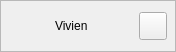
<?xml version="1.0" encoding="UTF-8"?>
<ui version="4.0">
 <class>UserCardComponent</class>
 <widget class="QCustomComponent" name="UserCardComponent">
  <property name="geometry"><rect><x>0</x><y>0</y><width>176</width><height>52</height></rect></property>
  <layout class="QVBoxLayout" name="userCardOuter">
   <property name="spacing"><number>0</number></property>
   <property name="leftMargin"><number>0</number></property>
   <property name="topMargin"><number>0</number></property>
   <property name="rightMargin"><number>0</number></property>
   <property name="bottomMargin"><number>0</number></property>
   <item>
    <widget class="QFrame" name="userCard">
     <property name="minimumSize"><size><width>0</width><height>52</height></size></property>
     <property name="frameShape"><enum>QFrame::StyledPanel</enum></property>
     <layout class="QHBoxLayout" name="userRow">
      <property name="spacing"><number>10</number></property>
      <property name="leftMargin"><number>6</number></property>
      <property name="topMargin"><number>4</number></property>
      <property name="rightMargin"><number>8</number></property>
      <property name="bottomMargin"><number>4</number></property>
      <item>
       <widget class="QCustomAvatar" name="sidebarAvatar">
        <property name="minimumSize"><size><width>38</width><height>38</height></size></property>
        <property name="maximumSize"><size><width>38</width><height>38</height></size></property>
        <property name="text" stdset="0"><string>V</string></property>
       </widget>
      </item>
      <item>
       <widget class="QLabel" name="userName">
        <property name="text"><string>Vivien</string></property>
        <property name="role" stdset="0"><string>userName</string></property>
       </widget>
      </item>
      <item>
       <spacer name="userSpacer">
        <property name="orientation"><enum>Qt::Horizontal</enum></property>
        <property name="sizeHint" stdset="0"><size><width>8</width><height>10</height></size></property>
       </spacer>
      </item>
      <item>
       <widget class="QPushButton" name="logoutBtn">
        <property name="minimumSize"><size><width>28</width><height>28</height></size></property>
        <property name="maximumSize"><size><width>28</width><height>28</height></size></property>
        <property name="iconSize"><size><width>18</width><height>18</height></size></property>
        <property name="cursor"><cursorShape>PointingHandCursor</cursorShape></property>
       </widget>
      </item>
     </layout>
    </widget>
   </item>
  </layout>
 </widget>
 <customwidgets>
  <customwidget>
   <class>QCustomComponent</class>
   <extends>QWidget</extends>
   <header>Custom_Widgets.QCustomComponent</header>
   <container>1</container>
  </customwidget>
  <customwidget>
   <class>QCustomAvatar</class>
   <extends>QWidget</extends>
   <header>Custom_Widgets.QCustomAvatar</header>
  </customwidget>
 </customwidgets>
 <resources/>
 <connections/>
</ui>
